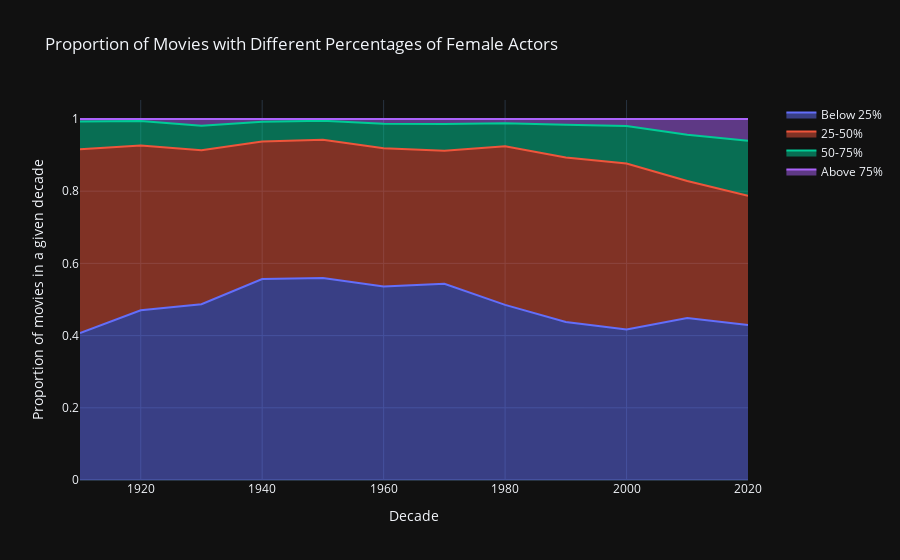

Source (notebook cell):
### Code cell
# Extract unique decades
unique_decades = female_proportions['decade'].unique()

# Create traces for stack plot
traces = []
categories = ['Below 25%', '25-50%', '50-75%', 'Above 75%']
data = [below_25_per_decade, quarter_50_per_decade, half_75_per_decade, above_75_per_decade]

for i, category in enumerate(categories):
    trace = go.Scatter(
        x=unique_decades,
        y=data[i],
        mode='lines',
        stackgroup='one',
        name=category
    )
    traces.append(trace)

# Create layout
layout = go.Layout(
    title='Proportion of Movies with Different Percentages of Female Actors',
    xaxis=dict(title='Decade'),
    yaxis=dict(title='Proportion of movies in a given decade'),
    legend=dict(x=1.05, y=1, traceorder='normal', orientation='v')
)

# Create figure
fig = go.Figure(data=traces, layout=layout)

# Show the interactive plot
fig.show()

### Figure 1 — Plotly figure (JSON) as saved in the notebook; plotly's stock layout.template omitted (floating-point values rounded to 4 significant figures)
{"data": [{"mode": "lines", "name": "Below 25%", "stackgroup": "one", "x": [1910, 1920, 1930, 1940, 1950, 1960, 1970, 1980, 1990, 2000, 2010, 2020], "y": [0.4069, 0.47, 0.4868, 0.5568, 0.5596, 0.5362, 0.5437, 0.4851, 0.4377, 0.4168, 0.4488, 0.429], "type": "scatter"}, {"mode": "lines", "name": "25-50%", "stackgroup": "one", "x": [1910, 1920, 1930, 1940, 1950, 1960, 1970, 1980, 1990, 2000, 2010, 2020], "y": [0.5093, 0.4569, 0.4266, 0.3807, 0.3832, 0.3829, 0.3684, 0.4393, 0.4558, 0.4601, 0.3793, 0.3581], "type": "scatter"}, {"mode": "lines", "name": "50-75%", "stackgroup": "one", "x": [1910, 1920, 1930, 1940, 1950, 1960, 1970, 1980, 1990, 2000, 2010, 2020], "y": [0.0772, 0.06781, 0.06813, 0.05505, 0.05235, 0.06799, 0.07378, 0.06413, 0.09034, 0.1039, 0.1284, 0.153], "type": "scatter"}, {"mode": "lines", "name": "Above 75%", "stackgroup": "one", "x": [1910, 1920, 1930, 1940, 1950, 1960, 1970, 1980, 1990, 2000, 2010, 2020], "y": [0.006583, 0.005267, 0.01855, 0.007471, 0.004839, 0.01283, 0.01413, 0.01147, 0.01618, 0.01922, 0.04352, 0.05992], "type": "scatter"}], "layout": {"legend": {"orientation": "v", "traceorder": "normal", "x": 1.05, "y": 1}, "title": {"text": "Proportion of Movies with Different Percentages of Female Actors"}, "xaxis": {"title": {"text": "Decade"}}, "yaxis": {"title": {"text": "Proportion of movies in a given decade"}}}}
